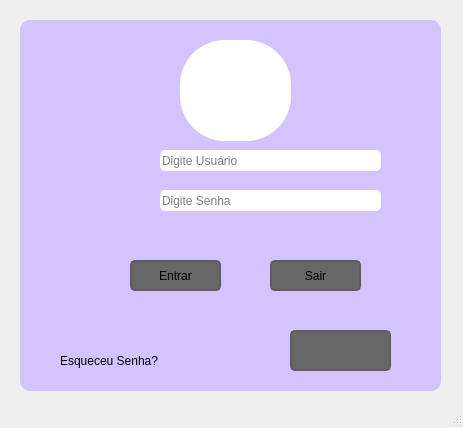
<?xml version="1.0" encoding="UTF-8"?>
<ui version="4.0">
 <class>MainWindow</class>
 <widget class="QMainWindow" name="MainWindow">
  <property name="geometry">
   <rect>
    <x>0</x>
    <y>0</y>
    <width>463</width>
    <height>428</height>
   </rect>
  </property>
  <property name="sizePolicy">
   <sizepolicy hsizetype="Preferred" vsizetype="Preferred">
    <horstretch>0</horstretch>
    <verstretch>0</verstretch>
   </sizepolicy>
  </property>
  <property name="windowTitle">
   <string>MainWindow</string>
  </property>
  <widget class="QWidget" name="centralwidget">
   <widget class="QLabel" name="papeldeparede">
    <property name="geometry">
     <rect>
      <x>20</x>
      <y>20</y>
      <width>421</width>
      <height>371</height>
     </rect>
    </property>
    <property name="styleSheet">
     <string notr="true">QLabel{
	border-radius: 10px;
	background-color: rgb(211, 196, 255);
}</string>
    </property>
    <property name="text">
     <string/>
    </property>
   </widget>
   <widget class="QLabel" name="iconsenha">
    <property name="geometry">
     <rect>
      <x>110</x>
      <y>190</y>
      <width>47</width>
      <height>31</height>
     </rect>
    </property>
    <property name="styleSheet">
     <string notr="true">image: url(:/icons/006-cadeado.png);</string>
    </property>
    <property name="text">
     <string/>
    </property>
   </widget>
   <widget class="QLabel" name="iconuser">
    <property name="geometry">
     <rect>
      <x>110</x>
      <y>140</y>
      <width>51</width>
      <height>31</height>
     </rect>
    </property>
    <property name="styleSheet">
     <string notr="true">image: url(:/icons/001-do-utilizador.png);
image: url(:/icons/001-do-utilizador.png);</string>
    </property>
    <property name="text">
     <string/>
    </property>
   </widget>
   <widget class="QLabel" name="esqueceusenha">
    <property name="geometry">
     <rect>
      <x>60</x>
      <y>350</y>
      <width>101</width>
      <height>21</height>
     </rect>
    </property>
    <property name="text">
     <string>Esqueceu Senha?</string>
    </property>
   </widget>
   <widget class="QPushButton" name="btnEntrar">
    <property name="geometry">
     <rect>
      <x>130</x>
      <y>260</y>
      <width>91</width>
      <height>31</height>
     </rect>
    </property>
    <property name="toolTip">
     <string>&lt;html&gt;&lt;head/&gt;&lt;body&gt;&lt;p&gt;&lt;span style=&quot; font-size:10pt; font-weight:600;&quot;&gt;Entrar no Sistema&lt;/span&gt;&lt;/p&gt;&lt;/body&gt;&lt;/html&gt;</string>
    </property>
    <property name="styleSheet">
     <string notr="true">QPushButton{
	background-color: rgb(103, 103, 103);
	border-radius: 5px;
	border: 2px solid rgb(93, 93, 93);
}
QPushButton:hover{
	background-color: rgb(123, 123, 123);
	border-radius: 5px;
	border: 2px solid rgb(103, 103, 103);
}
QPushButton:pressed{
	background-color: rgb(23, 23, 23);
	border-radius: 5px;
	border: 2px solid rgb(33, 33, 33);
}</string>
    </property>
    <property name="text">
     <string>Entrar</string>
    </property>
   </widget>
   <widget class="QLabel" name="titulo">
    <property name="geometry">
     <rect>
      <x>190</x>
      <y>30</y>
      <width>91</width>
      <height>111</height>
     </rect>
    </property>
    <property name="styleSheet">
     <string notr="true"/>
    </property>
    <property name="text">
     <string/>
    </property>
    <property name="pixmap">
     <pixmap resource="../icons/login.qrc">:/newPrefix/mascote.png</pixmap>
    </property>
   </widget>
   <widget class="QLineEdit" name="leSenha">
    <property name="geometry">
     <rect>
      <x>160</x>
      <y>190</y>
      <width>221</width>
      <height>21</height>
     </rect>
    </property>
    <property name="toolTip">
     <string>&lt;html&gt;&lt;head/&gt;&lt;body&gt;&lt;p&gt;Digite senha&lt;/p&gt;&lt;/body&gt;&lt;/html&gt;</string>
    </property>
    <property name="styleSheet">
     <string notr="true">QLineEdit {
	border-radius: 5px;
}</string>
    </property>
    <property name="echoMode">
     <enum>QLineEdit::Password</enum>
    </property>
    <property name="placeholderText">
     <string>Digite Senha</string>
    </property>
   </widget>
   <widget class="QLineEdit" name="leUsuario">
    <property name="geometry">
     <rect>
      <x>160</x>
      <y>150</y>
      <width>221</width>
      <height>21</height>
     </rect>
    </property>
    <property name="toolTip">
     <string>&lt;html&gt;&lt;head/&gt;&lt;body&gt;&lt;p&gt;Digite login&lt;/p&gt;&lt;/body&gt;&lt;/html&gt;</string>
    </property>
    <property name="whatsThis">
     <string>&lt;html&gt;&lt;head/&gt;&lt;body&gt;&lt;p&gt;Digite login&lt;/p&gt;&lt;/body&gt;&lt;/html&gt;</string>
    </property>
    <property name="styleSheet">
     <string notr="true">QLineEdit {
	border-radius: 5px;
}</string>
    </property>
    <property name="inputMask">
     <string/>
    </property>
    <property name="text">
     <string/>
    </property>
    <property name="placeholderText">
     <string>Digite Usuário</string>
    </property>
   </widget>
   <widget class="QPushButton" name="btnSair">
    <property name="geometry">
     <rect>
      <x>270</x>
      <y>260</y>
      <width>91</width>
      <height>31</height>
     </rect>
    </property>
    <property name="toolTip">
     <string>&lt;html&gt;&lt;head/&gt;&lt;body&gt;&lt;p&gt;&lt;span style=&quot; font-size:10pt; font-weight:600;&quot;&gt;Fechar&lt;/span&gt;&lt;/p&gt;&lt;/body&gt;&lt;/html&gt;</string>
    </property>
    <property name="styleSheet">
     <string notr="true">QPushButton{
	background-color: rgb(103, 103, 103);
	border-radius: 5px;
	border: 2px solid rgb(93, 93, 93);
}
QPushButton:hover{
	background-color: rgb(123, 123, 123);
	border-radius: 5px;
	border: 2px solid rgb(103, 103, 103);
}
QPushButton:pressed{
	background-color: rgb(23, 23, 23);
	border-radius: 5px;
	border: 2px solid rgb(33, 33, 33);
}</string>
    </property>
    <property name="text">
     <string>Sair</string>
    </property>
   </widget>
   <widget class="QPushButton" name="btnCadastrar">
    <property name="geometry">
     <rect>
      <x>290</x>
      <y>330</y>
      <width>101</width>
      <height>41</height>
     </rect>
    </property>
    <property name="toolTip">
     <string>&lt;html&gt;&lt;head/&gt;&lt;body&gt;&lt;p&gt;Cadastrar Usuário&lt;/p&gt;&lt;/body&gt;&lt;/html&gt;</string>
    </property>
    <property name="styleSheet">
     <string notr="true">QPushButton{
	background-color: rgb(103, 103, 103);
	border-radius: 5px;
	border: 2px solid rgb(93, 93, 93);
	image: url(:/icons/001-do-utilizador.png);
}
QPushButton:hover{
	background-color: rgb(123, 123, 123);
	border-radius: 5px;
	border: 2px solid rgb(103, 103, 103);
}
QPushButton:pressed{
	background-color: rgb(23, 23, 23);
	border-radius: 5px;
	border: 2px solid rgb(43, 43, 43);
}</string>
    </property>
    <property name="text">
     <string/>
    </property>
   </widget>
   <widget class="QLabel" name="errou">
    <property name="geometry">
     <rect>
      <x>150</x>
      <y>220</y>
      <width>221</width>
      <height>31</height>
     </rect>
    </property>
    <property name="styleSheet">
     <string notr="true">color: rgb(255, 0, 0);</string>
    </property>
    <property name="text">
     <string/>
    </property>
   </widget>
   <widget class="QLabel" name="label">
    <property name="geometry">
     <rect>
      <x>180</x>
      <y>40</y>
      <width>111</width>
      <height>101</height>
     </rect>
    </property>
    <property name="styleSheet">
     <string notr="true">QLabel {
	background-color: rgb(255, 255, 255);
	border-radius: 45px;
}</string>
    </property>
    <property name="frameShape">
     <enum>QFrame::NoFrame</enum>
    </property>
    <property name="text">
     <string/>
    </property>
   </widget>
   <zorder>papeldeparede</zorder>
   <zorder>label</zorder>
   <zorder>iconsenha</zorder>
   <zorder>iconuser</zorder>
   <zorder>esqueceusenha</zorder>
   <zorder>btnEntrar</zorder>
   <zorder>titulo</zorder>
   <zorder>leSenha</zorder>
   <zorder>leUsuario</zorder>
   <zorder>btnSair</zorder>
   <zorder>btnCadastrar</zorder>
   <zorder>errou</zorder>
  </widget>
  <widget class="QMenuBar" name="menubar">
   <property name="geometry">
    <rect>
     <x>0</x>
     <y>0</y>
     <width>463</width>
     <height>21</height>
    </rect>
   </property>
  </widget>
  <widget class="QStatusBar" name="statusbar"/>
  <action name="actionNew">
   <property name="text">
    <string>New</string>
   </property>
  </action>
  <action name="actionClose">
   <property name="text">
    <string>Close</string>
   </property>
  </action>
  <action name="actionCliente">
   <property name="text">
    <string>Cliente</string>
   </property>
  </action>
  <action name="actionSistema">
   <property name="text">
    <string>Sistema</string>
   </property>
  </action>
  <action name="actionVAmos">
   <property name="text">
    <string>VAmos</string>
   </property>
  </action>
  <action name="actionLe">
   <property name="text">
    <string>Le</string>
   </property>
  </action>
  <action name="actionSD">
   <property name="text">
    <string>SD</string>
   </property>
  </action>
  <action name="actionSJDKJWI">
   <property name="text">
    <string>SJDKJWI</string>
   </property>
  </action>
 </widget>
 <resources>
  <include location="../icons/login.qrc"/>
  <include location="../icons/principal.qrc"/>
 </resources>
 <connections/>
</ui>
